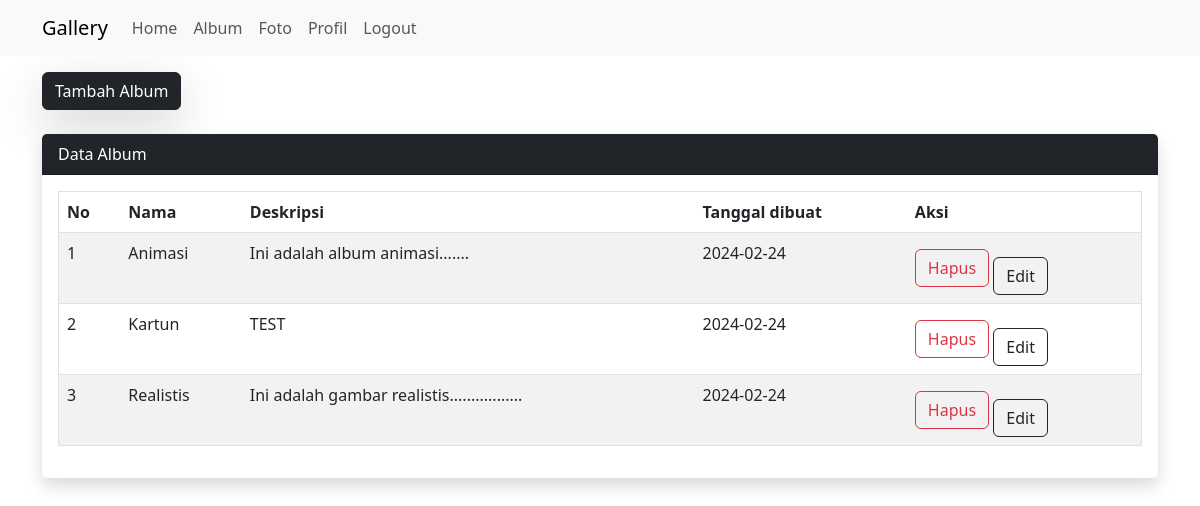
Screenshot of /gallery/album.php (signed in) with the database file from the repository.
### tables this page shows
CREATE TABLE `album` (
  `albumid` int(11) NOT NULL,
  `namaalbum` varchar(255) NOT NULL,
  `deskripsi` text NOT NULL,
  `tanggaldibuat` date NOT NULL,
  `userid` int(11) NOT NULL
);

### gallery/album.php (the view, shortened to what this page needs)
<!DOCTYPE html>
<html lang="en">
<head>
    <link href="https://cdn.jsdelivr.net/npm/bootstrap@5.3.3/dist/css/bootstrap.min.css" rel="stylesheet">
    <link rel="stylesheet" href="https://cdnjs.cloudflare.com/ajax/libs/twitter-bootstrap/5.3.0/css/bootstrap.min.css">
    <link rel="stylesheet" href="https://cdn.datatables.net/1.13.7/css/dataTables.bootstrap5.min.css">
</head>
<body>
    <nav class="navbar navbar-expand-lg bg-body-tertiary">
        <div class="container">
            <a class="navbar-brand" href="index.php">Gallery</a>
            <div class="collapse navbar-collapse" id="navbarNavAltMarkup">
                <div class="navbar-nav me-auto">
                        <li class="nav-item">
                            <a class="nav-link" aria-current="page" href="home.php">Home</a>
                        </li>
                        <li class="nav-item">
                            <a class="nav-link" href="album.php">Album</a>
                        </li>
                        <li class="nav-item">
                            <a class="nav-link" href="foto.php">Foto</a>
                        </li>
                        <li class="nav-item">
                            <a class="nav-link" href="profil.php">Profil</a>
                        </li>
                        <li class="nav-item">
                            <a class="nav-link" href="logout.php">Logout</a>
                        </li>
                </div>
            </div>
        </div>
    </nav>
    <div class="container mt-3">
        <button type="button" class="btn btn-dark shadow-lg mb-3" data-bs-toggle="modal" data-bs-target="#staticBackdrop">
            Tambah Album
        </button>
        <div class="card mt-2 shadow mb-5" style="border: none;">
            <div class="card-header text-bg-dark">Data Album</div>
            <div class="card-body">
                <table id="example" class="table table-striped border" style="width:100%">
                    <thead class="table table-striped border">
                        <tr>
                            <th>No</th>
                            <th>Nama</th>
                            <th>Deskripsi</th>
                            <th>Tanggal dibuat</th>
                            <th>Aksi</th>
                        </tr>
                    </thead>
                    <tbody>
                        <?php
                        include "koneksi.php";
                        $userid = $_SESSION['userid'];
                        $no = 1;
                        $sql = mysqli_query($conn, "select * from album where userid='$userid'");
                        while ($data = mysqli_fetch_array($sql)) {
                        ?>
                            <tr>
                                <td><?= $no++ ?></td>
                                <td><?= $data['namaalbum'] ?></td>
                                <td><?= $data['deskripsi'] ?></td>
                                <td><?= $data['tanggaldibuat'] ?></td>
                                <td>
                                <a href="#" class="btn btn-outline-danger" onclick="confirmDelete(<?= $data['albumid'] ?>)">Hapus</a>
                                <a href="#" class="btn btn-outline-dark mt-3" data-bs-toggle="modal" data-bs-target="#edit<?= $no ?>">Edit</a>
                                </td>
                            </tr>
                        <?php } ?>
                    </tbody>
                </table>
            </div>
        </div>
    </div>
</body>
</html>

### rows the page displays
album: namaalbum "Animasi", deskripsi "Ini adalah album animasi.......", tanggaldibuat "2024-02-24"
album: namaalbum "Kartun", deskripsi "TEST", tanggaldibuat "2024-02-24"
album: namaalbum "Realistis", deskripsi "Ini adalah gambar realistis.................", tanggaldibuat "2024-02-24"
